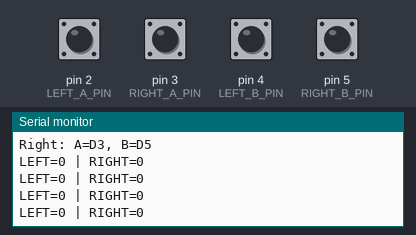
This sketch was run on a simulated Arduino Uno, built with avr-gcc and run on an emulated ATmega328P. On the bench: the last lines printed to the serial monitor. The inputs (shaded band) are chosen by the test bench; at power-on: pin 2 (LEFT_A_PIN), pin 3 (RIGHT_A_PIN), pin 4 (LEFT_B_PIN), pin 5 (RIGHT_B_PIN) HIGH.

Above: at 1.2 s.
1.3 s: pin 2 (LEFT_A_PIN) pulled LOW for 1 s
At 1.68 s:
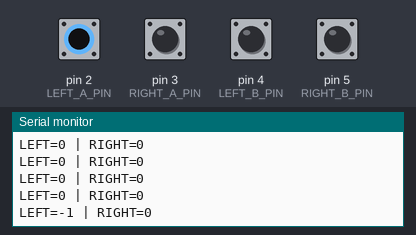
3.8 s: pin 3 (RIGHT_A_PIN) pulled LOW for 1 s
At 4.18 s:
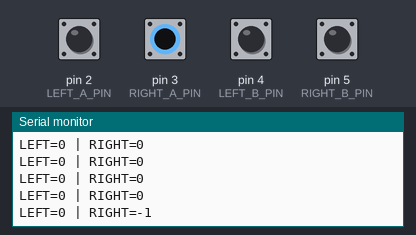

The sketch:

signed_encoder_test.ino
```cpp
// LionBot signed wheel encoder diagnostic
// Left encoder:  D2 = Yellow (A), D4 = White (B)
// Right encoder: D3 = Yellow (A), D5 = White (B)

const int LEFT_A_PIN  = 2;
const int LEFT_B_PIN  = 4;
const int RIGHT_A_PIN = 3;
const int RIGHT_B_PIN = 5;

volatile long leftCount = 0;
volatile long rightCount = 0;

unsigned long lastPrint = 0;

void leftEncoderISR()
{
  bool a = digitalRead(LEFT_A_PIN);
  bool b = digitalRead(LEFT_B_PIN);

  if (a == b) {
    leftCount++;
  } else {
    leftCount--;
  }
}

void rightEncoderISR()
{
  bool a = digitalRead(RIGHT_A_PIN);
  bool b = digitalRead(RIGHT_B_PIN);

  if (a == b) {
    rightCount++;
  } else {
    rightCount--;
  }
}

void setup()
{
  Serial.begin(115200);

  pinMode(LEFT_A_PIN, INPUT_PULLUP);
  pinMode(LEFT_B_PIN, INPUT_PULLUP);
  pinMode(RIGHT_A_PIN, INPUT_PULLUP);
  pinMode(RIGHT_B_PIN, INPUT_PULLUP);

  attachInterrupt(digitalPinToInterrupt(LEFT_A_PIN), leftEncoderISR, CHANGE);
  attachInterrupt(digitalPinToInterrupt(RIGHT_A_PIN), rightEncoderISR, CHANGE);

  Serial.println("LionBot signed encoder test");
  Serial.println("Left:  A=D2, B=D4");
  Serial.println("Right: A=D3, B=D5");
}

void loop()
{
  if (millis() - lastPrint >= 250) {
    lastPrint = millis();

    noInterrupts();
    long left = leftCount;
    long right = rightCount;
    interrupts();

    Serial.print("LEFT=");
    Serial.print(left);
    Serial.print(" | RIGHT=");
    Serial.println(right);
  }
}
```

Measured:
- after the input at 1.3 s, the serial monitor: prints a new line after 0.20 s (image 1)
- after the input at 3.8 s, the serial monitor: prints a new line after 0.20 s (image 2)
